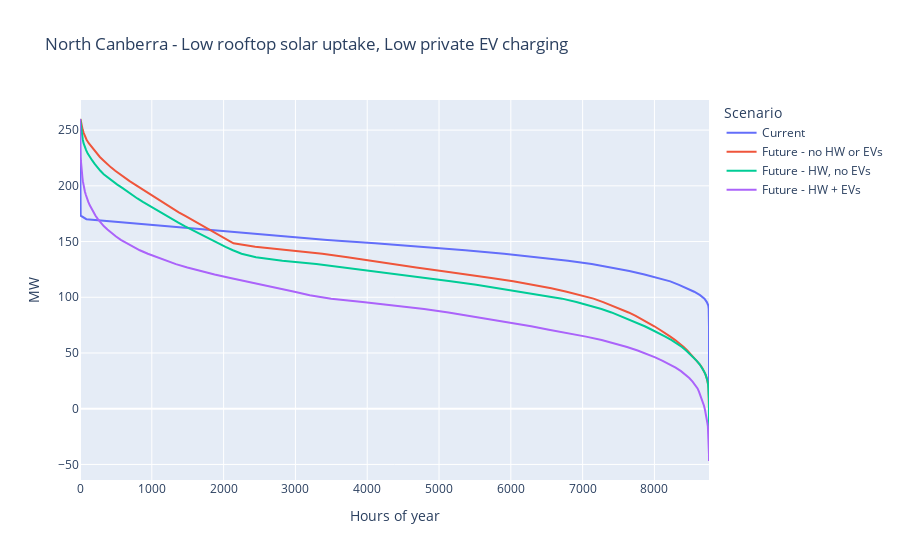

Here is the notebook cell this chart was saved with:
### Code cell
nu_bins = 100
names = ['Current', 'Future - no HW or EVs', 'Future - HW, no EVs', 'Future - HW + EVs']
fig = go.Figure()
for i, data in enumerate([many_day_df_current, many_day_df_future_sans, many_day_df_future, many_day_df_future_EV]):
    occur, bins = np.histogram(data, range=(-50,y_max), bins=nu_bins, density=False)
    pdf = occur/sum(occur)
    cdf = np.cumsum(pdf) 

    fig.add_trace(go.Scatter(x=bins[1:], y=pdf, name=names[i]))
fig.update_layout(
    title=f"{SA_region} - {solar_uptake} rooftop solar uptake, {EV_private_charging} private EV charging",
    xaxis_title="MW",
    yaxis_title="Frequency",
    legend_title="Scenario",
)
# fig.show()
fig.write_image(f"{SA_region}-{solar_uptake}_solar-{EV_private_charging}_private_EV-frequency.png")

fig = go.Figure()
for i, data in enumerate([many_day_df_current, many_day_df_future_sans, many_day_df_future, many_day_df_future_EV]):
    occur, bins = np.histogram(data, range=(-50,y_max), bins=nu_bins, density=False)
    pdf = occur/sum(occur)
    cdf = np.cumsum(pdf) 

    fig.add_trace(go.Scatter(y=bins[1:][::-1], x=cdf*8760, name=names[i]))
fig.update_layout(
    title=f"{SA_region} - {solar_uptake} rooftop solar uptake, {EV_private_charging} private EV charging",
    xaxis_title="Hours of year",
    yaxis_title="MW",
    legend_title="Scenario",
)
fig.show()
fig.write_image(f"{SA_region}-{solar_uptake}_solar-{EV_private_charging}_private_EV-duration.png")
